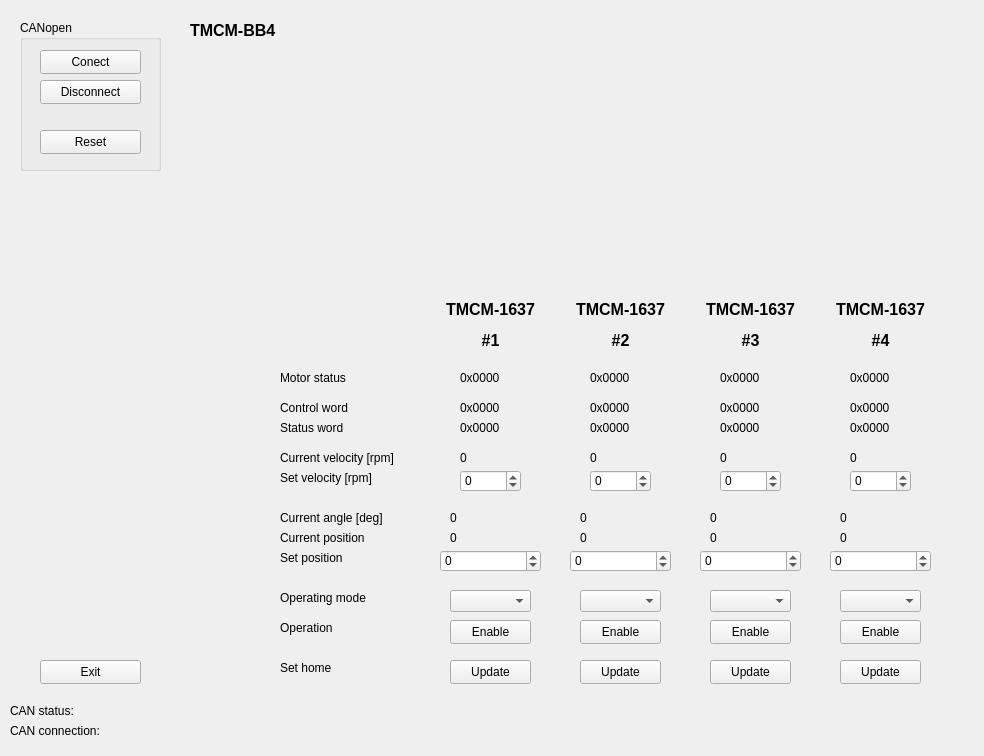
<?xml version="1.0" encoding="UTF-8"?>
<ui version="4.0">
 <class>TmcmBb4</class>
 <widget class="QMainWindow" name="TmcmBb4">
  <property name="geometry">
   <rect>
    <x>0</x>
    <y>0</y>
    <width>984</width>
    <height>756</height>
   </rect>
  </property>
  <property name="windowTitle">
   <string>TMCM-BB4 / CANopen</string>
  </property>
  <widget class="QWidget" name="centralwidget">
   <widget class="QPushButton" name="ExitButton">
    <property name="geometry">
     <rect>
      <x>40</x>
      <y>660</y>
      <width>101</width>
      <height>24</height>
     </rect>
    </property>
    <property name="text">
     <string>Exit</string>
    </property>
   </widget>
   <widget class="QGroupBox" name="CanOpenGroupBox">
    <property name="geometry">
     <rect>
      <x>20</x>
      <y>20</y>
      <width>141</width>
      <height>151</height>
     </rect>
    </property>
    <property name="title">
     <string>CANopen</string>
    </property>
    <widget class="QPushButton" name="CanConnectButton">
     <property name="geometry">
      <rect>
       <x>20</x>
       <y>30</y>
       <width>101</width>
       <height>24</height>
      </rect>
     </property>
     <property name="text">
      <string>Conect</string>
     </property>
    </widget>
    <widget class="QPushButton" name="CanDisconnectButton">
     <property name="geometry">
      <rect>
       <x>20</x>
       <y>60</y>
       <width>101</width>
       <height>24</height>
      </rect>
     </property>
     <property name="text">
      <string>Disconnect</string>
     </property>
    </widget>
    <widget class="QPushButton" name="CanResetButton">
     <property name="geometry">
      <rect>
       <x>20</x>
       <y>110</y>
       <width>101</width>
       <height>24</height>
      </rect>
     </property>
     <property name="text">
      <string>Reset</string>
     </property>
    </widget>
   </widget>
   <widget class="QLabel" name="TmcmBb4Label">
    <property name="geometry">
     <rect>
      <x>190</x>
      <y>20</y>
      <width>121</width>
      <height>21</height>
     </rect>
    </property>
    <property name="font">
     <font>
      <pointsize>12</pointsize>
      <weight>75</weight>
      <bold>true</bold>
     </font>
    </property>
    <property name="text">
     <string>TMCM-BB4</string>
    </property>
   </widget>
   <widget class="QFrame" name="TmcmBb4Frame">
    <property name="geometry">
     <rect>
      <x>300</x>
      <y>20</y>
      <width>661</width>
      <height>281</height>
     </rect>
    </property>
    <property name="styleSheet">
     <string notr="true">image: url(:/images/tmcm-bb4.png);</string>
    </property>
    <property name="frameShape">
     <enum>QFrame::NoFrame</enum>
    </property>
   </widget>
   <widget class="QLabel" name="Tmcm1637_0_Label">
    <property name="geometry">
     <rect>
      <x>430</x>
      <y>300</y>
      <width>121</width>
      <height>51</height>
     </rect>
    </property>
    <property name="font">
     <font>
      <pointsize>12</pointsize>
      <weight>75</weight>
      <bold>true</bold>
     </font>
    </property>
    <property name="text">
     <string>&lt;html&gt;&lt;head/&gt;&lt;body&gt;&lt;p align=&quot;center&quot;&gt;TMCM-1637&lt;/p&gt;&lt;p align=&quot;center&quot;&gt;#1&lt;/p&gt;&lt;/body&gt;&lt;/html&gt;</string>
    </property>
   </widget>
   <widget class="QLabel" name="Tmcm1637_1_Label">
    <property name="geometry">
     <rect>
      <x>560</x>
      <y>300</y>
      <width>121</width>
      <height>51</height>
     </rect>
    </property>
    <property name="font">
     <font>
      <pointsize>12</pointsize>
      <weight>75</weight>
      <bold>true</bold>
     </font>
    </property>
    <property name="text">
     <string>&lt;html&gt;&lt;head/&gt;&lt;body&gt;&lt;p align=&quot;center&quot;&gt;TMCM-1637&lt;/p&gt;&lt;p align=&quot;center&quot;&gt;#2&lt;/p&gt;&lt;/body&gt;&lt;/html&gt;</string>
    </property>
   </widget>
   <widget class="QLabel" name="Tmcm1637_2_Label">
    <property name="geometry">
     <rect>
      <x>690</x>
      <y>300</y>
      <width>121</width>
      <height>51</height>
     </rect>
    </property>
    <property name="font">
     <font>
      <pointsize>12</pointsize>
      <weight>75</weight>
      <bold>true</bold>
     </font>
    </property>
    <property name="text">
     <string>&lt;html&gt;&lt;head/&gt;&lt;body&gt;&lt;p align=&quot;center&quot;&gt;TMCM-1637&lt;/p&gt;&lt;p align=&quot;center&quot;&gt;#3&lt;/p&gt;&lt;/body&gt;&lt;/html&gt;</string>
    </property>
   </widget>
   <widget class="QLabel" name="Tmcm1637_3_Label">
    <property name="geometry">
     <rect>
      <x>820</x>
      <y>300</y>
      <width>121</width>
      <height>51</height>
     </rect>
    </property>
    <property name="font">
     <font>
      <pointsize>12</pointsize>
      <weight>75</weight>
      <bold>true</bold>
     </font>
    </property>
    <property name="text">
     <string>&lt;html&gt;&lt;head/&gt;&lt;body&gt;&lt;p align=&quot;center&quot;&gt;TMCM-1637&lt;/p&gt;&lt;p align=&quot;center&quot;&gt;#4&lt;/p&gt;&lt;/body&gt;&lt;/html&gt;</string>
    </property>
   </widget>
   <widget class="QLabel" name="CanStatusLabel">
    <property name="geometry">
     <rect>
      <x>10</x>
      <y>700</y>
      <width>941</width>
      <height>21</height>
     </rect>
    </property>
    <property name="text">
     <string>CAN status: </string>
    </property>
   </widget>
   <widget class="QLabel" name="CanConnectionLabel">
    <property name="geometry">
     <rect>
      <x>10</x>
      <y>720</y>
      <width>941</width>
      <height>21</height>
     </rect>
    </property>
    <property name="text">
     <string>CAN connection: </string>
    </property>
   </widget>
   <widget class="QFrame" name="Tmcm1637_0_StatusFrame">
    <property name="geometry">
     <rect>
      <x>510</x>
      <y>330</y>
      <width>31</width>
      <height>31</height>
     </rect>
    </property>
    <property name="frameShape">
     <enum>QFrame::NoFrame</enum>
    </property>
    <property name="lineWidth">
     <number>0</number>
    </property>
   </widget>
   <widget class="QFrame" name="Tmcm1637_1_StatusFrame">
    <property name="geometry">
     <rect>
      <x>640</x>
      <y>330</y>
      <width>31</width>
      <height>31</height>
     </rect>
    </property>
    <property name="frameShape">
     <enum>QFrame::NoFrame</enum>
    </property>
    <property name="lineWidth">
     <number>0</number>
    </property>
   </widget>
   <widget class="QFrame" name="Tmcm1637_2_StatusFrame">
    <property name="geometry">
     <rect>
      <x>770</x>
      <y>330</y>
      <width>31</width>
      <height>31</height>
     </rect>
    </property>
    <property name="frameShape">
     <enum>QFrame::NoFrame</enum>
    </property>
    <property name="lineWidth">
     <number>0</number>
    </property>
   </widget>
   <widget class="QFrame" name="Tmcm1637_3_StatusFrame">
    <property name="geometry">
     <rect>
      <x>900</x>
      <y>330</y>
      <width>31</width>
      <height>31</height>
     </rect>
    </property>
    <property name="frameShape">
     <enum>QFrame::NoFrame</enum>
    </property>
    <property name="lineWidth">
     <number>0</number>
    </property>
   </widget>
   <widget class="QComboBox" name="OperatingMode_0_ComboBox">
    <property name="geometry">
     <rect>
      <x>450</x>
      <y>590</y>
      <width>81</width>
      <height>22</height>
     </rect>
    </property>
   </widget>
   <widget class="QLabel" name="OperatingModeLabel">
    <property name="geometry">
     <rect>
      <x>280</x>
      <y>590</y>
      <width>151</width>
      <height>16</height>
     </rect>
    </property>
    <property name="font">
     <font>
      <weight>50</weight>
      <bold>false</bold>
     </font>
    </property>
    <property name="text">
     <string>Operating mode</string>
    </property>
   </widget>
   <widget class="QSpinBox" name="SetPosition_0_Spin">
    <property name="geometry">
     <rect>
      <x>440</x>
      <y>550</y>
      <width>101</width>
      <height>22</height>
     </rect>
    </property>
    <property name="keyboardTracking">
     <bool>false</bool>
    </property>
    <property name="minimum">
     <number>-999999999</number>
    </property>
    <property name="maximum">
     <number>999999999</number>
    </property>
    <property name="singleStep">
     <number>100</number>
    </property>
   </widget>
   <widget class="QSpinBox" name="SetPosition_1_Spin">
    <property name="geometry">
     <rect>
      <x>570</x>
      <y>550</y>
      <width>101</width>
      <height>22</height>
     </rect>
    </property>
    <property name="keyboardTracking">
     <bool>false</bool>
    </property>
    <property name="minimum">
     <number>-999999999</number>
    </property>
    <property name="maximum">
     <number>999999999</number>
    </property>
    <property name="singleStep">
     <number>100</number>
    </property>
   </widget>
   <widget class="QSpinBox" name="SetPosition_2_Spin">
    <property name="geometry">
     <rect>
      <x>700</x>
      <y>550</y>
      <width>101</width>
      <height>22</height>
     </rect>
    </property>
    <property name="keyboardTracking">
     <bool>false</bool>
    </property>
    <property name="minimum">
     <number>-999999999</number>
    </property>
    <property name="maximum">
     <number>999999999</number>
    </property>
    <property name="singleStep">
     <number>100</number>
    </property>
   </widget>
   <widget class="QSpinBox" name="SetPosition_3_Spin">
    <property name="geometry">
     <rect>
      <x>830</x>
      <y>550</y>
      <width>101</width>
      <height>22</height>
     </rect>
    </property>
    <property name="keyboardTracking">
     <bool>false</bool>
    </property>
    <property name="minimum">
     <number>-999999999</number>
    </property>
    <property name="maximum">
     <number>999999999</number>
    </property>
    <property name="singleStep">
     <number>100</number>
    </property>
   </widget>
   <widget class="QLabel" name="SetPositionLabel">
    <property name="geometry">
     <rect>
      <x>280</x>
      <y>550</y>
      <width>151</width>
      <height>16</height>
     </rect>
    </property>
    <property name="font">
     <font>
      <weight>50</weight>
      <bold>false</bold>
     </font>
    </property>
    <property name="text">
     <string>Set position</string>
    </property>
   </widget>
   <widget class="QLabel" name="Motor_0_Position">
    <property name="geometry">
     <rect>
      <x>450</x>
      <y>530</y>
      <width>81</width>
      <height>16</height>
     </rect>
    </property>
    <property name="text">
     <string>0</string>
    </property>
   </widget>
   <widget class="QLabel" name="Motor_1_Position">
    <property name="geometry">
     <rect>
      <x>580</x>
      <y>530</y>
      <width>81</width>
      <height>16</height>
     </rect>
    </property>
    <property name="text">
     <string>0</string>
    </property>
   </widget>
   <widget class="QLabel" name="Motor_2_Position">
    <property name="geometry">
     <rect>
      <x>710</x>
      <y>530</y>
      <width>81</width>
      <height>16</height>
     </rect>
    </property>
    <property name="text">
     <string>0</string>
    </property>
   </widget>
   <widget class="QLabel" name="Motor_3_Position">
    <property name="geometry">
     <rect>
      <x>840</x>
      <y>530</y>
      <width>81</width>
      <height>16</height>
     </rect>
    </property>
    <property name="text">
     <string>0</string>
    </property>
   </widget>
   <widget class="QLabel" name="CurrentPositionLabel">
    <property name="geometry">
     <rect>
      <x>280</x>
      <y>530</y>
      <width>151</width>
      <height>16</height>
     </rect>
    </property>
    <property name="font">
     <font>
      <weight>50</weight>
      <bold>false</bold>
     </font>
    </property>
    <property name="text">
     <string>Current position</string>
    </property>
   </widget>
   <widget class="QSpinBox" name="SetVelocity_0_Spin">
    <property name="geometry">
     <rect>
      <x>460</x>
      <y>470</y>
      <width>61</width>
      <height>22</height>
     </rect>
    </property>
    <property name="keyboardTracking">
     <bool>false</bool>
    </property>
    <property name="minimum">
     <number>-2000</number>
    </property>
    <property name="maximum">
     <number>2000</number>
    </property>
    <property name="singleStep">
     <number>100</number>
    </property>
   </widget>
   <widget class="QSpinBox" name="SetVelocity_1_Spin">
    <property name="geometry">
     <rect>
      <x>590</x>
      <y>470</y>
      <width>61</width>
      <height>22</height>
     </rect>
    </property>
    <property name="keyboardTracking">
     <bool>false</bool>
    </property>
    <property name="minimum">
     <number>-2000</number>
    </property>
    <property name="maximum">
     <number>2000</number>
    </property>
    <property name="singleStep">
     <number>100</number>
    </property>
   </widget>
   <widget class="QSpinBox" name="SetVelocity_2_Spin">
    <property name="geometry">
     <rect>
      <x>720</x>
      <y>470</y>
      <width>61</width>
      <height>22</height>
     </rect>
    </property>
    <property name="keyboardTracking">
     <bool>false</bool>
    </property>
    <property name="minimum">
     <number>-2000</number>
    </property>
    <property name="maximum">
     <number>2000</number>
    </property>
    <property name="singleStep">
     <number>100</number>
    </property>
   </widget>
   <widget class="QSpinBox" name="SetVelocity_3_Spin">
    <property name="geometry">
     <rect>
      <x>850</x>
      <y>470</y>
      <width>61</width>
      <height>22</height>
     </rect>
    </property>
    <property name="keyboardTracking">
     <bool>false</bool>
    </property>
    <property name="minimum">
     <number>-2000</number>
    </property>
    <property name="maximum">
     <number>2000</number>
    </property>
    <property name="singleStep">
     <number>100</number>
    </property>
   </widget>
   <widget class="QLabel" name="SetVelocityLabel">
    <property name="geometry">
     <rect>
      <x>280</x>
      <y>470</y>
      <width>171</width>
      <height>16</height>
     </rect>
    </property>
    <property name="font">
     <font>
      <weight>50</weight>
      <bold>false</bold>
     </font>
    </property>
    <property name="text">
     <string>Set velocity [rpm]</string>
    </property>
   </widget>
   <widget class="QLabel" name="Motor_0_Velocity">
    <property name="geometry">
     <rect>
      <x>460</x>
      <y>450</y>
      <width>61</width>
      <height>16</height>
     </rect>
    </property>
    <property name="text">
     <string>0</string>
    </property>
   </widget>
   <widget class="QLabel" name="Motor_1_Velocity">
    <property name="geometry">
     <rect>
      <x>590</x>
      <y>450</y>
      <width>61</width>
      <height>16</height>
     </rect>
    </property>
    <property name="text">
     <string>0</string>
    </property>
   </widget>
   <widget class="QLabel" name="Motor_2_Velocity">
    <property name="geometry">
     <rect>
      <x>720</x>
      <y>450</y>
      <width>61</width>
      <height>16</height>
     </rect>
    </property>
    <property name="text">
     <string>0</string>
    </property>
   </widget>
   <widget class="QLabel" name="Motor_3_Velocity">
    <property name="geometry">
     <rect>
      <x>850</x>
      <y>450</y>
      <width>61</width>
      <height>16</height>
     </rect>
    </property>
    <property name="text">
     <string>0</string>
    </property>
   </widget>
   <widget class="QLabel" name="CurrentVelocityLabel">
    <property name="geometry">
     <rect>
      <x>280</x>
      <y>450</y>
      <width>171</width>
      <height>16</height>
     </rect>
    </property>
    <property name="font">
     <font>
      <weight>50</weight>
      <bold>false</bold>
     </font>
    </property>
    <property name="text">
     <string>Current velocity [rpm]</string>
    </property>
   </widget>
   <widget class="QLabel" name="Motor_0_MotorStatus">
    <property name="geometry">
     <rect>
      <x>460</x>
      <y>370</y>
      <width>61</width>
      <height>16</height>
     </rect>
    </property>
    <property name="text">
     <string>0x0000</string>
    </property>
   </widget>
   <widget class="QLabel" name="Motor_1_MotorStatus">
    <property name="geometry">
     <rect>
      <x>590</x>
      <y>370</y>
      <width>61</width>
      <height>16</height>
     </rect>
    </property>
    <property name="text">
     <string>0x0000</string>
    </property>
   </widget>
   <widget class="QLabel" name="Motor_2_MotorStatus">
    <property name="geometry">
     <rect>
      <x>720</x>
      <y>370</y>
      <width>61</width>
      <height>16</height>
     </rect>
    </property>
    <property name="text">
     <string>0x0000</string>
    </property>
   </widget>
   <widget class="QLabel" name="Motor_3_MotorStatus">
    <property name="geometry">
     <rect>
      <x>850</x>
      <y>370</y>
      <width>61</width>
      <height>16</height>
     </rect>
    </property>
    <property name="text">
     <string>0x0000</string>
    </property>
   </widget>
   <widget class="QLabel" name="MotorStatusLabel">
    <property name="geometry">
     <rect>
      <x>280</x>
      <y>370</y>
      <width>171</width>
      <height>16</height>
     </rect>
    </property>
    <property name="font">
     <font>
      <weight>50</weight>
      <bold>false</bold>
     </font>
    </property>
    <property name="text">
     <string>Motor status</string>
    </property>
   </widget>
   <widget class="QLabel" name="StatusWordLabel">
    <property name="geometry">
     <rect>
      <x>280</x>
      <y>420</y>
      <width>171</width>
      <height>16</height>
     </rect>
    </property>
    <property name="font">
     <font>
      <weight>50</weight>
      <bold>false</bold>
     </font>
    </property>
    <property name="text">
     <string>Status word</string>
    </property>
   </widget>
   <widget class="QLabel" name="Motor_0_StatusWord">
    <property name="geometry">
     <rect>
      <x>460</x>
      <y>420</y>
      <width>61</width>
      <height>16</height>
     </rect>
    </property>
    <property name="text">
     <string>0x0000</string>
    </property>
   </widget>
   <widget class="QLabel" name="Motor_1_StatusWord">
    <property name="geometry">
     <rect>
      <x>590</x>
      <y>420</y>
      <width>61</width>
      <height>16</height>
     </rect>
    </property>
    <property name="text">
     <string>0x0000</string>
    </property>
   </widget>
   <widget class="QLabel" name="Motor_2_StatusWord">
    <property name="geometry">
     <rect>
      <x>720</x>
      <y>420</y>
      <width>61</width>
      <height>16</height>
     </rect>
    </property>
    <property name="text">
     <string>0x0000</string>
    </property>
   </widget>
   <widget class="QLabel" name="Motor_3_StatusWord">
    <property name="geometry">
     <rect>
      <x>850</x>
      <y>420</y>
      <width>61</width>
      <height>16</height>
     </rect>
    </property>
    <property name="text">
     <string>0x0000</string>
    </property>
   </widget>
   <widget class="QLabel" name="ControlWordLabel">
    <property name="geometry">
     <rect>
      <x>280</x>
      <y>400</y>
      <width>171</width>
      <height>16</height>
     </rect>
    </property>
    <property name="font">
     <font>
      <weight>50</weight>
      <bold>false</bold>
     </font>
    </property>
    <property name="text">
     <string>Control word</string>
    </property>
   </widget>
   <widget class="QLabel" name="Motor_0_ControlWord">
    <property name="geometry">
     <rect>
      <x>460</x>
      <y>400</y>
      <width>61</width>
      <height>16</height>
     </rect>
    </property>
    <property name="text">
     <string>0x0000</string>
    </property>
   </widget>
   <widget class="QLabel" name="Motor_1_ControlWord">
    <property name="geometry">
     <rect>
      <x>590</x>
      <y>400</y>
      <width>61</width>
      <height>16</height>
     </rect>
    </property>
    <property name="text">
     <string>0x0000</string>
    </property>
   </widget>
   <widget class="QLabel" name="Motor_2_ControlWord">
    <property name="geometry">
     <rect>
      <x>720</x>
      <y>400</y>
      <width>61</width>
      <height>16</height>
     </rect>
    </property>
    <property name="text">
     <string>0x0000</string>
    </property>
   </widget>
   <widget class="QLabel" name="Motor_3_ControlWord">
    <property name="geometry">
     <rect>
      <x>850</x>
      <y>400</y>
      <width>61</width>
      <height>16</height>
     </rect>
    </property>
    <property name="text">
     <string>0x0000</string>
    </property>
   </widget>
   <widget class="QComboBox" name="OperatingMode_1_ComboBox">
    <property name="geometry">
     <rect>
      <x>580</x>
      <y>590</y>
      <width>81</width>
      <height>22</height>
     </rect>
    </property>
   </widget>
   <widget class="QComboBox" name="OperatingMode_2_ComboBox">
    <property name="geometry">
     <rect>
      <x>710</x>
      <y>590</y>
      <width>81</width>
      <height>22</height>
     </rect>
    </property>
   </widget>
   <widget class="QComboBox" name="OperatingMode_3_ComboBox">
    <property name="geometry">
     <rect>
      <x>840</x>
      <y>590</y>
      <width>81</width>
      <height>22</height>
     </rect>
    </property>
   </widget>
   <widget class="QLabel" name="CurrentAngleLabel">
    <property name="geometry">
     <rect>
      <x>280</x>
      <y>510</y>
      <width>151</width>
      <height>16</height>
     </rect>
    </property>
    <property name="font">
     <font>
      <weight>50</weight>
      <bold>false</bold>
     </font>
    </property>
    <property name="text">
     <string>Current angle [deg]</string>
    </property>
   </widget>
   <widget class="QLabel" name="Motor_0_Angle">
    <property name="geometry">
     <rect>
      <x>450</x>
      <y>510</y>
      <width>81</width>
      <height>16</height>
     </rect>
    </property>
    <property name="text">
     <string>0</string>
    </property>
   </widget>
   <widget class="QLabel" name="Motor_1_Angle">
    <property name="geometry">
     <rect>
      <x>580</x>
      <y>510</y>
      <width>81</width>
      <height>16</height>
     </rect>
    </property>
    <property name="text">
     <string>0</string>
    </property>
   </widget>
   <widget class="QLabel" name="Motor_2_Angle">
    <property name="geometry">
     <rect>
      <x>710</x>
      <y>510</y>
      <width>81</width>
      <height>16</height>
     </rect>
    </property>
    <property name="text">
     <string>0</string>
    </property>
   </widget>
   <widget class="QLabel" name="Motor_3_Angle">
    <property name="geometry">
     <rect>
      <x>840</x>
      <y>510</y>
      <width>81</width>
      <height>16</height>
     </rect>
    </property>
    <property name="text">
     <string>0</string>
    </property>
   </widget>
   <widget class="QLabel" name="OperationLabel">
    <property name="geometry">
     <rect>
      <x>280</x>
      <y>620</y>
      <width>151</width>
      <height>16</height>
     </rect>
    </property>
    <property name="font">
     <font>
      <weight>50</weight>
      <bold>false</bold>
     </font>
    </property>
    <property name="text">
     <string>Operation</string>
    </property>
   </widget>
   <widget class="QPushButton" name="Operation_0_Button">
    <property name="geometry">
     <rect>
      <x>450</x>
      <y>620</y>
      <width>81</width>
      <height>24</height>
     </rect>
    </property>
    <property name="text">
     <string>Enable</string>
    </property>
   </widget>
   <widget class="QPushButton" name="Operation_1_Button">
    <property name="geometry">
     <rect>
      <x>580</x>
      <y>620</y>
      <width>81</width>
      <height>24</height>
     </rect>
    </property>
    <property name="text">
     <string>Enable</string>
    </property>
   </widget>
   <widget class="QPushButton" name="Operation_2_Button">
    <property name="geometry">
     <rect>
      <x>710</x>
      <y>620</y>
      <width>81</width>
      <height>24</height>
     </rect>
    </property>
    <property name="text">
     <string>Enable</string>
    </property>
   </widget>
   <widget class="QPushButton" name="Operation_3_Button">
    <property name="geometry">
     <rect>
      <x>840</x>
      <y>620</y>
      <width>81</width>
      <height>24</height>
     </rect>
    </property>
    <property name="text">
     <string>Enable</string>
    </property>
   </widget>
   <widget class="QLabel" name="OperationLabel_3">
    <property name="geometry">
     <rect>
      <x>280</x>
      <y>660</y>
      <width>151</width>
      <height>16</height>
     </rect>
    </property>
    <property name="font">
     <font>
      <weight>50</weight>
      <bold>false</bold>
     </font>
    </property>
    <property name="text">
     <string>Set home</string>
    </property>
   </widget>
   <widget class="QPushButton" name="HomeUpdate_0_Button">
    <property name="geometry">
     <rect>
      <x>450</x>
      <y>660</y>
      <width>81</width>
      <height>24</height>
     </rect>
    </property>
    <property name="text">
     <string>Update</string>
    </property>
   </widget>
   <widget class="QPushButton" name="HomeUpdate_1_Button">
    <property name="geometry">
     <rect>
      <x>580</x>
      <y>660</y>
      <width>81</width>
      <height>24</height>
     </rect>
    </property>
    <property name="text">
     <string>Update</string>
    </property>
   </widget>
   <widget class="QPushButton" name="HomeUpdate_2_Button">
    <property name="geometry">
     <rect>
      <x>710</x>
      <y>660</y>
      <width>81</width>
      <height>24</height>
     </rect>
    </property>
    <property name="text">
     <string>Update</string>
    </property>
   </widget>
   <widget class="QPushButton" name="HomeUpdate_3_Button">
    <property name="geometry">
     <rect>
      <x>840</x>
      <y>660</y>
      <width>81</width>
      <height>24</height>
     </rect>
    </property>
    <property name="text">
     <string>Update</string>
    </property>
   </widget>
  </widget>
 </widget>
 <tabstops>
  <tabstop>CanConnectButton</tabstop>
  <tabstop>CanDisconnectButton</tabstop>
  <tabstop>CanResetButton</tabstop>
  <tabstop>SetVelocity_0_Spin</tabstop>
  <tabstop>SetPosition_0_Spin</tabstop>
  <tabstop>OperatingMode_0_ComboBox</tabstop>
  <tabstop>Operation_0_Button</tabstop>
  <tabstop>HomeUpdate_0_Button</tabstop>
  <tabstop>SetVelocity_1_Spin</tabstop>
  <tabstop>SetPosition_1_Spin</tabstop>
  <tabstop>OperatingMode_1_ComboBox</tabstop>
  <tabstop>Operation_1_Button</tabstop>
  <tabstop>HomeUpdate_1_Button</tabstop>
  <tabstop>SetVelocity_2_Spin</tabstop>
  <tabstop>SetPosition_2_Spin</tabstop>
  <tabstop>OperatingMode_2_ComboBox</tabstop>
  <tabstop>Operation_2_Button</tabstop>
  <tabstop>HomeUpdate_2_Button</tabstop>
  <tabstop>SetVelocity_3_Spin</tabstop>
  <tabstop>SetPosition_3_Spin</tabstop>
  <tabstop>OperatingMode_3_ComboBox</tabstop>
  <tabstop>Operation_3_Button</tabstop>
  <tabstop>HomeUpdate_3_Button</tabstop>
  <tabstop>ExitButton</tabstop>
 </tabstops>
 <resources/>
 <connections/>
</ui>
